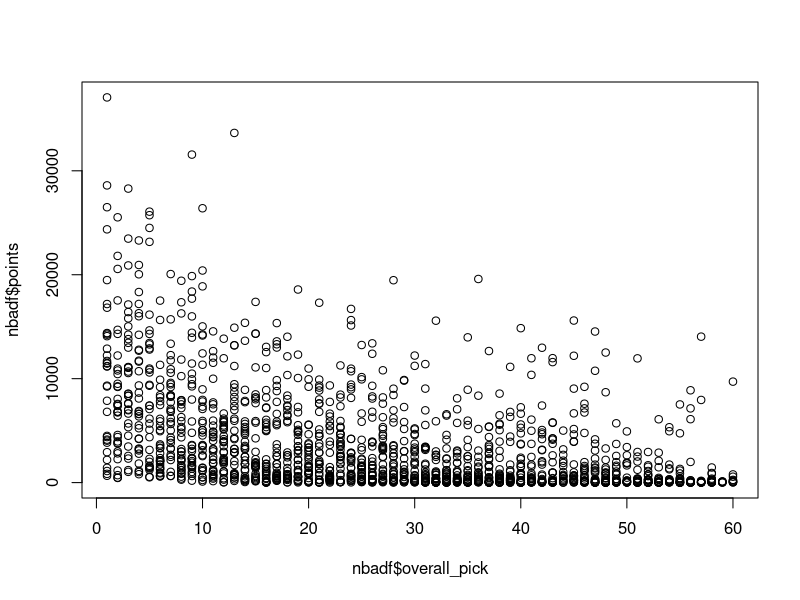
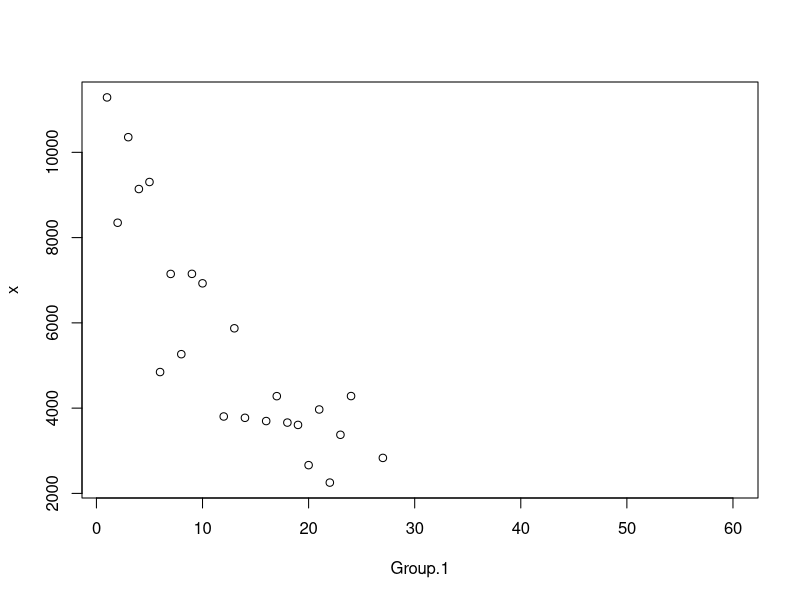
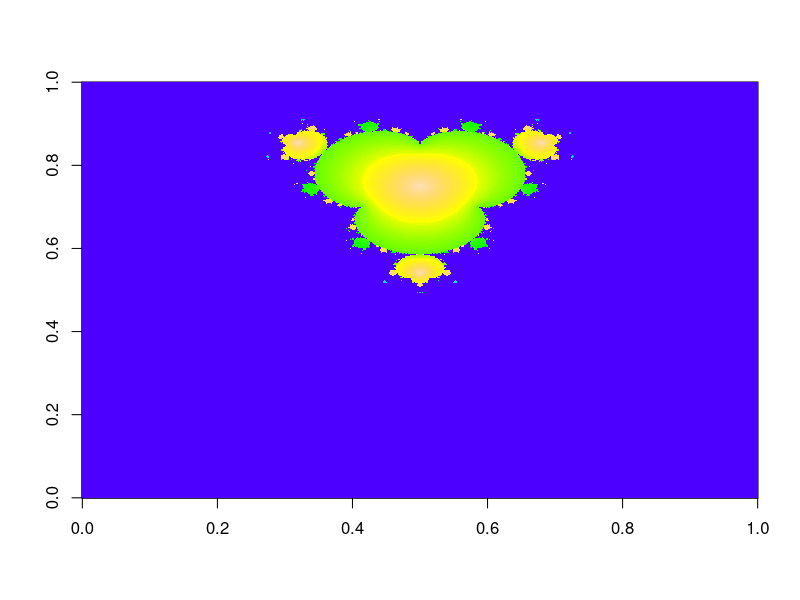

These figures' R source, in order:
## ---- chunk 1
x <- 1
x <- 1
mat = matrix(c(8,4,5,6,7,9),nrow = 2, ncol = 3,byrow = TRUE)
as.data.frame(mat)
## ---- chunk 2
library(MASS)
library(ggplot2)
## ---- chunk 3
setwd("C:/Users/1hanv/OneDrive/Documents/EE5373/Lab1")
nbadf <- read.csv("nbaplayersdraft.csv")
nbadf
#pooldf <- read.table("Chlorine.txt",header=TRUE)
#pooldf
## ---- chunk 4
plot(nbadf$overall_pick,nbadf$points)
## ---- chunk 5
list(nbadf$overall_pick)
plot(aggregate(nbadf$points,list(nbadf$overall_pick),mean))
## ---- chunk 6
# Based on https://en.wikipedia.org/wiki/R_%28programming_language%29

##########################################################
# Define the fractal function
fractal <- function(iters, dim, xlo, xhi, ylo, yhi) {


C <- complex(real=rep(seq(xlo,xhi, length.out=dim), each=dim ),
              imag=rep(seq(ylo,yhi, length.out=dim), dim ) )
C <- array(C,c(dim,dim))      # reshape as square matrix of complex numbers
Z <- 0                   
for (k in 1:iters) {        
  Z <- Z^4 + C
}

X <- array(0, c(dim,dim))
X <- exp(-abs(Z))
image(X,col=topo.colors(100))
}
##########################################################


##########################################################
# The main program starts here.
#

fractal(iters=1000, dim=1000, xlo=-3.6, xhi=1.2, ylo=-2.4, yhi=2.4)
